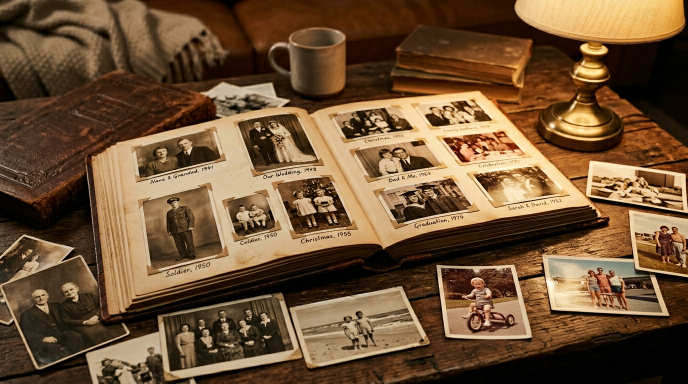
#> input picture frontend/landing/images/feat-timeline.png, 1376 x 768 px (shown at 1/2 size); its folder holds 7 pictures in this run
$ python render_landing_demo.py
#> lines starting #> are read from the running program, lines starting #| are printed output that depends on the picture
#!/usr/bin/env python3
"""
Renders 1920x1080 segment frames and calls ffmpeg (no drawtext required).
"""
from __future__ import annotations

import subprocess
import sys
import tempfile
from pathlib import Path

from PIL import Image, ImageDraw, ImageFont

BG = (8, 8, 16)
ACCENT = (200, 169, 126)
ACCENT2 = (232, 201, 158)
TEXT2 = (155, 151, 168)
TEXT = (240, 237, 232)
PURPLE = (139, 127, 212)

W, H = 1920, 1080

FONT_SERIF = "/System/Library/Fonts/Supplemental/Georgia.ttf"
FONT_SANS = "/System/Library/Fonts/Supplemental/Arial.ttf"


def load_font(path: str, size: int) -> ImageFont.FreeTypeFont:
    try:
        return ImageFont.truetype(path, size)
    except OSError:
        return ImageFont.load_default()


def solid_frame(lines: list[tuple[str, tuple[int, int, int], int]]) -> Image.Image:
    im = Image.new("RGB", (W, H), BG)
    draw = ImageDraw.Draw(im)
    fonts = [load_font(FONT_SERIF if size >= 40 else FONT_SANS, size) for _, _, size in lines]
    heights: list[int] = []
    for (text, _, _), font in zip(lines, fonts):
        bbox = draw.textbbox((0, 0), text, font=font)
        heights.append(bbox[3] - bbox[1])
    gap = 22
    total_h = sum(heights) + gap * (len(lines) - 1)
    y = (H - total_h) // 2
    for (text, color, _), font in zip(lines, fonts):
        bbox = draw.textbbox((0, 0), text, font=font)
        tw = bbox[2] - bbox[0]
        th = bbox[3] - bbox[1]
        x = (W - tw) // 2
        draw.text((x, y), text, fill=color, font=font)
        y += th + gap
    return im


def image_frame(
    src: Path,
    top: str,
    bottom: str | None = None,
    top_size: int = 34,
) -> Image.Image:
    im = Image.new("RGB", (W, H), BG)
    shot = Image.open(src).convert("RGB")
    sw, sh = shot.size
    scale = min((W - 120) / sw, (H - 220) / sh)
    nw, nh = int(sw * scale), int(sh * scale)
    shot = shot.resize((nw, nh), Image.Resampling.LANCZOS)
    x0 = (W - nw) // 2
    y0 = 100 + (H - 100 - nh) // 2
    im.paste(shot, (x0, y0))
    draw = ImageDraw.Draw(im)
    f_top = load_font(FONT_SANS, top_size)
    bbox = draw.textbbox((0, 0), top, font=f_top)
    tw = bbox[2] - bbox[0]
    # semi-transparent bar
    pad = 16
    bar_y = 48
    draw.rectangle(
        (W // 2 - tw // 2 - pad, bar_y - 8, W // 2 + tw // 2 + pad, bar_y + (bbox[3] - bbox[1]) + 8),
        fill=(22, 22, 38),
    )
    draw.text((W // 2 - tw // 2, bar_y), top, fill=ACCENT2, font=f_top)
    if bottom:
        f_b = load_font(FONT_SANS, 26)
        bb = draw.textbbox((0, 0), bottom, font=f_b)
        bw = bb[2] - bb[0]
        draw.text((W // 2 - bw // 2, H - 72), bottom, fill=TEXT2, font=f_b)
    return im


def png_to_mp4(png: Path, out: Path, seconds: float, ffmpeg: str) -> None:
    cmd = [
        ffmpeg,
        "-y",
        "-loop",
        "1",
        "-i",
        str(png),
        "-f",
        "lavfi",
        "-i",
        "anullsrc=r=44100:cl=stereo",
        "-t",
        str(seconds),
        "-vf",
        "format=yuv420p",
        "-c:v",
        "libx264",
        "-crf",
        "23",
        "-preset",
        "medium",
        "-c:a",
        "aac",
        "-b:a",
        "96k",
        "-shortest",
        str(out),
    ]
    subprocess.run(cmd, check=True, stdout=subprocess.DEVNULL, stderr=subprocess.PIPE)


def concat_segments(files: list[Path], out: Path, tmp_dir: Path, ffmpeg: str) -> None:
    lst = tmp_dir / "concat_list.txt"
    with open(lst, "w", encoding="utf-8") as f:
        for p in files:
            f.write(f"file '{p.as_posix()}'\n")
    subprocess.run(
        [
            ffmpeg, "-y", "-f", "concat", "-safe", "0", "-i", str(lst),
            "-c:v", "libx264", "-crf", "23", "-preset", "medium",
            "-c:a", "aac", "-b:a", "96k", "-fflags", "+genpts",
            str(out),
        ],
        check=True,
    )


def main() -> int:
    root = Path(__file__).resolve().parent
    img_dir = root.parent / "images"
    out_mp4 = root / "demo.mp4"
    ffmpeg = "ffmpeg"

    tmp = Path(tempfile.mkdtemp(prefix="memorial-demo-"))
    try:
        segs: list[Path] = []

        # 1 Hook 10s
        fr = solid_frame(
            [
                ("Фото хранят момент.", ACCENT2, 52),
                ("Истории хранят их.", ACCENT, 40),
            ]
        )
#> in solid_frame, `im = Image.new("RGB", (W, H), BG)`:
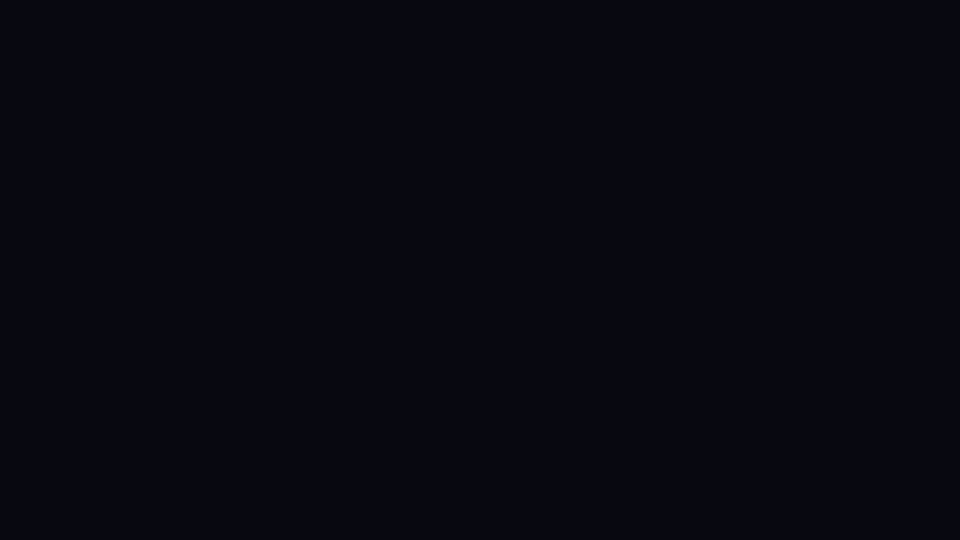
#> im: PIL image 1920x1080 RGB (shown at 1/2 size); mean R, G, B 8, 8, 16
#> the loop in solid_frame, `for (text, _, _), font in zip(lines, fonts):` made 2 passes
#> bbox on passes 1 to 2: (0, 11, 586, 60), (0, 9, 412, 46)
#> after the loop in solid_frame, `for (text, _, _), font in zip(lines, fonts):`: heights = [49, 37]
#> in solid_frame, `total_h = sum(heights) + gap * (len(lines) - 1)`: total_h = 108
#> in solid_frame, `y = (H - total_h) // 2`: y = 486
#> the loop in solid_frame, `for (text, color, _), font in zip(lines, fonts):` made 2 passes
#> (bbox, tw, th, x, y) on passes 1 to 2: ((0, 11, 586, 60), 586, 49, 667, 557), ((0, 9, 412, 46), 412, 37, 754, 616)
#> after the loop in solid_frame, `for (text, color, _), font in zip(lines, fonts):`: y = 616
        p = tmp / "seg01.png"
        fr.save(p)
        s = tmp / "seg01.mp4"
        png_to_mp4(p, s, 10.0, ffmpeg)
        segs.append(s)

        # 2 Promise 10s
        fr = solid_frame(
            [
                ("Их голос. Их истории. Ваша семья —", ACCENT2, 42),
                ("в одном месте.", TEXT2, 36),
            ]
        )
#> the loop in solid_frame (call 2), `for (text, _, _), font in zip(lines, fonts):` made 2 passes
#> bbox on passes 1 to 2: (0, 8, 816, 48), (0, 14, 287, 39)
#> the loop in solid_frame (call 2), `for (text, color, _), font in zip(lines, fonts):` made 2 passes
#> (bbox, tw, th, x, y) on passes 1 to 2: ((0, 8, 816, 48), 816, 40, 552, 558), ((0, 14, 287, 39), 287, 25, 816, 605)
        p = tmp / "seg02.png"
        fr.save(p)
        s = tmp / "seg02.mp4"
        png_to_mp4(p, s, 10.0, ffmpeg)
        segs.append(s)

        # 3 Timeline 18s
        fr = image_frame(
            img_dir / "feat-timeline.png",
            "Таймлайн жизни — воспоминания по датам",
        )
#> in image_frame, shot is the input picture: PIL image 1376x768 RGB; mean R, G, B 111.8, 82.8, 53.8
#> in image_frame, `im.paste(shot, (x0, y0))`:
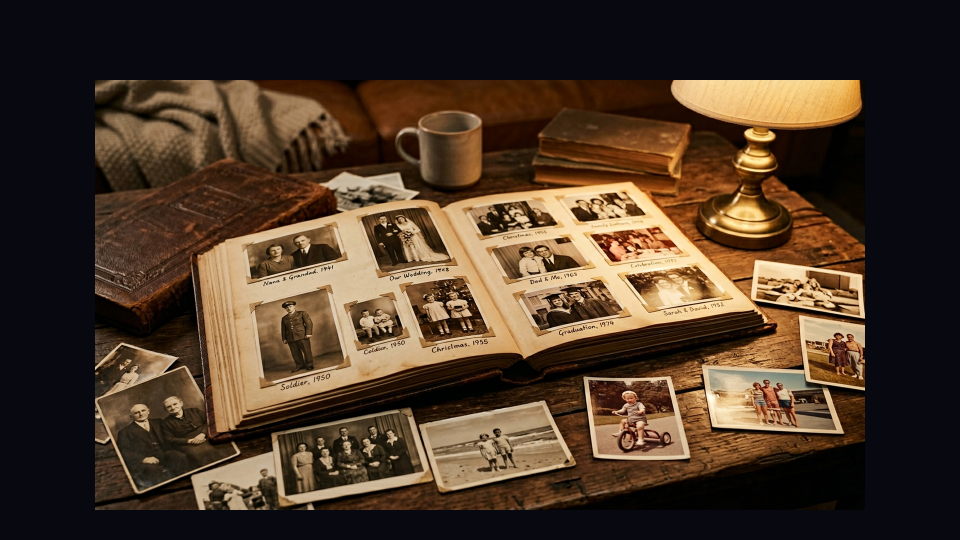
#> im: PIL image 1920x1080 RGB (shown at 1/2 size); mean R, G, B 74.3, 55.8, 40.2
#> in image_frame, `bbox = draw.textbbox((0, 0), top, font=f_top)`: bbox = (-1, 6, 791, 37)
#> in image_frame, `tw = bbox[2] - bbox[0]`: tw = 792
        p = tmp / "seg03.png"
        fr.save(p)
        s = tmp / "seg03.mp4"
        png_to_mp4(p, s, 18.0, ffmpeg)
        segs.append(s)

        # 4 Chat 17s
        fr = image_frame(
            img_dir / "feat-chat.png",
            "Что делало тебя по-настоящему счастливым?",
            "Ответы основаны на добавленных воспоминаниях — см. источники.",
        )
#> call 2 of image_frame, with top_size = 34
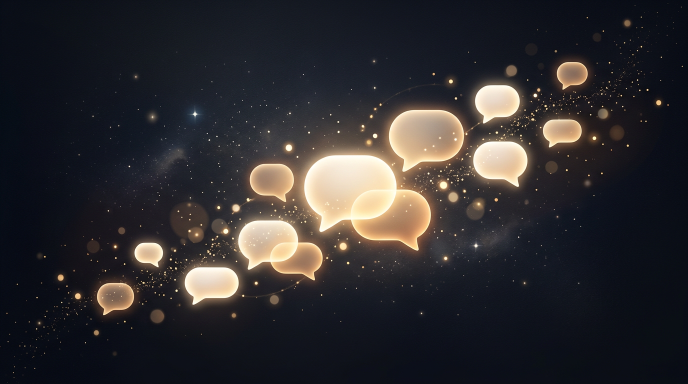
#> input picture frontend/landing/images/feat-chat.png, 1376 x 768 px (shown at 1/2 size)
#> in image_frame, shot is the input picture: PIL image 1376x768 RGB; mean R, G, B 46.8, 44.7, 47.1
#> in image_frame (call 2), `im.paste(shot, (x0, y0))`:
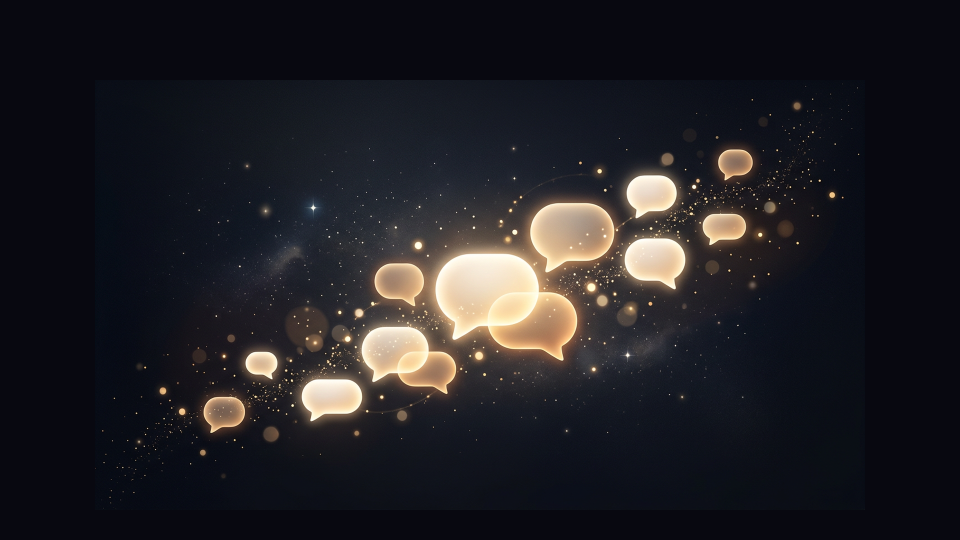
#> im: PIL image 1920x1080 RGB (shown at 1/2 size); mean R, G, B 32.8, 31.4, 35.9
#> in image_frame (call 2), `bbox = draw.textbbox((0, 0), top, font=f_top)`: bbox = (0, 5, 828, 39)
#> in image_frame (call 2), `tw = bbox[2] - bbox[0]`: tw = 828
#> in image_frame (call 2), `bb = draw.textbbox((0, 0), bottom, font=f_b)`: bb = (0, 4, 942, 29)
#> in image_frame (call 2), `bw = bb[2] - bb[0]`: bw = 942
        p = tmp / "seg04.png"
        fr.save(p)
        s = tmp / "seg04.mp4"
        png_to_mp4(p, s, 17.0, ffmpeg)
        segs.append(s)

        # 5 Tree 17s
        fr = image_frame(
            img_dir / "feat-tree.png",
            "Семейное древо — поколения на одной карте",
        )
#> call 3 of image_frame, with top_size = 34
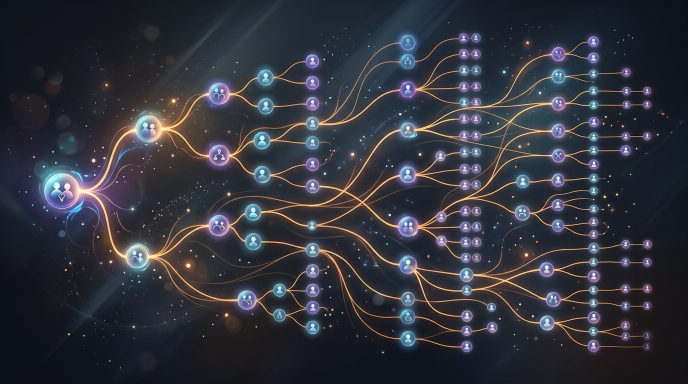
#> input picture frontend/landing/images/feat-tree.png, 1376 x 768 px (shown at 1/2 size)
#> in image_frame, shot is the input picture: PIL image 1376x768 RGB; mean R, G, B 49.9, 51.5, 60
#> in image_frame (call 3), `shot = shot.resize((nw, nh), Image.Resampling.LANCZOS)`:
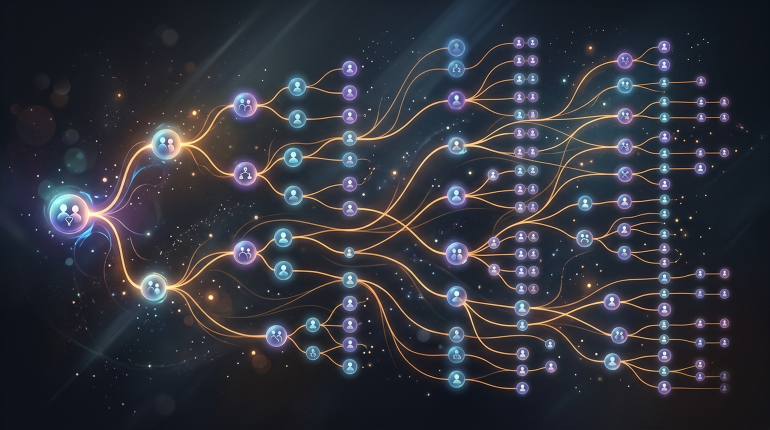
#> shot: PIL image 1540x860 RGB (shown at 1/2 size); mean R, G, B 49.9, 51.5, 60
#> in image_frame (call 3), `im.paste(shot, (x0, y0))`:
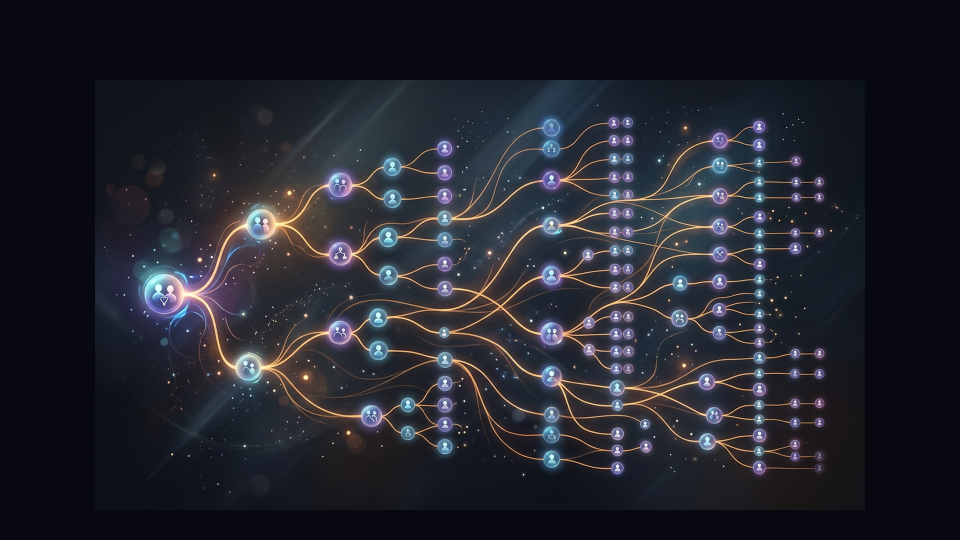
#> im: PIL image 1920x1080 RGB (shown at 1/2 size); mean R, G, B 34.7, 35.8, 44.1
#> in image_frame (call 3), `bbox = draw.textbbox((0, 0), top, font=f_top)`: bbox = (0, 6, 831, 39)
#> in image_frame (call 3), `tw = bbox[2] - bbox[0]`: tw = 831
        p = tmp / "seg05.png"
        fr.save(p)
        s = tmp / "seg05.mp4"
        png_to_mp4(p, s, 17.0, ffmpeg)
        segs.append(s)

        # 6 CTA 13s
        fr = solid_frame(
            [
                ("Поговорите с ними снова.", ACCENT2, 56),
                ("Создать мемориал — бесплатно", TEXT, 38),
                ("/app/register", PURPLE, 30),
            ]
        )
        p = tmp / "seg06.png"
        fr.save(p)
        s = tmp / "seg06.mp4"
        png_to_mp4(p, s, 13.0, ffmpeg)
        segs.append(s)

        concat_segments(segs, out_mp4, tmp, ffmpeg)
        print(f"Wrote {out_mp4} ({out_mp4.stat().st_size // 1024} KB)")
    finally:
        for child in tmp.iterdir():
            child.unlink(missing_ok=True)
        tmp.rmdir()

    return 0


if __name__ == "__main__":
#> (the run stopped early here; a loop or call above may not have finished)
